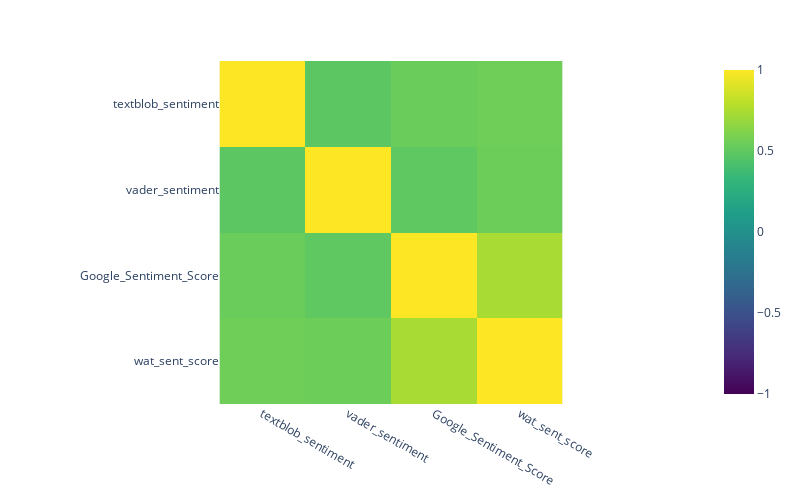

The notebook cell saved with this chart:
### Markdown cell above
I'm bit surprised the sentiment scores don't have a stronger correlation. Let's look at the sentiment scores for a better of this.

Also, we see that google magnitude score is essentially another proxy for article length due to its strong correlations with number of words and sentences.

### Code cell
sent_cols = ["textblob_sentiment", "vader_sentiment", "Google_Sentiment_Score", "wat_sent_score"]

hm = px.imshow(corr.loc[sent_cols, sent_cols].values, 
               x = sent_cols,
              y = sent_cols, width = 800, height = 500, 
               color_continuous_scale="viridis", range_color=[-1, 1])
hm.show()

### Figure 1 — Plotly figure (JSON) as saved in the notebook; plotly's stock layout.template omitted (floating-point values rounded to 4 significant figures)
{"data": [{"coloraxis": "coloraxis", "hovertemplate": "x: %{x}<br>y: %{y}<br>color: %{z}<extra></extra>", "type": "heatmap", "x": ["textblob_sentiment", "vader_sentiment", "Google_Sentiment_Score", "wat_sent_score"], "y": ["textblob_sentiment", "vader_sentiment", "Google_Sentiment_Score", "wat_sent_score"], "z": [[1, 0.4855, 0.5396, 0.5602], [0.4855, 1, 0.4983, 0.5466], [0.5396, 0.4983, 1, 0.7372], [0.5602, 0.5466, 0.7372, 1]]}], "layout": {"coloraxis": {"cmax": 1, "cmin": -1, "colorscale": [[0, "#440154"], [0.1111, "#482878"], [0.2222, "#3e4989"], [0.3333, "#31688e"], [0.4444, "#26828e"], [0.5556, "#1f9e89"], [0.6667, "#35b779"], [0.7778, "#6ece58"], [0.8889, "#b5de2b"], [1, "#fde725"]]}, "height": 500, "margin": {"t": 60}, "width": 800, "xaxis": {"constrain": "domain", "scaleanchor": "y"}, "yaxis": {"autorange": "reversed", "constrain": "domain"}}}
